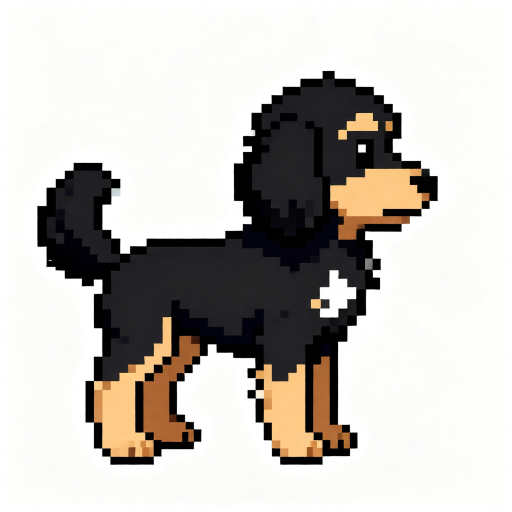
#> input picture gen/keys/stand_side.png, 1024 x 1024 px (shown at 1/2 size)
$ python spriteize.py ../gen/keys/stand_side.png out.png
#> lines starting #> are read from the running program, lines starting #| are printed output that depends on the picture; after the words box and inside, x2 and y2 are one past the last pixel; in counts of white or black regions, pixels touching at a corner belong together
### tools/comfy_wan.py
#!/usr/bin/env python3
"""Animate a sprite key pose with Wan 2.2 I2V 14B (lightx2v 4-step) on ComfyUI.

  python3 tools/comfy_wan.py start.png --prompt "..." --outdir gen/vid/walk [--end end.png] [--frames 49]

With --end, the clip runs from the start pose to the end pose (first/last frame) - used for
transitions so animations chain cleanly. Writes outdir/000.png ... one PNG per video frame.
"""
import argparse, io, random, sys
from pathlib import Path
from PIL import Image
sys.path.insert(0, str(Path(__file__).parent))
from comfy_edit import upload, run_all

NEG = ("two tails, extra tail, four ears, extra ears, duplicate head, front paw raised, two legs moving at once, five legs, six legs, extra paws, camera movement, zoom, pan, background change, scenery, floor, shadow, 3D render, realistic photo, blurry, "
       "smooth gradients, extra legs, extra limbs, deformed, morphing, flicker, text, watermark, static, frozen")
SIZE = 640
BASELINE = int(SIZE * 0.88)   # every clip has her feet on this row
REF_SPRITE = Path(__file__).resolve().parent.parent / "gen/keys/stand_side.png"
REF_FILL = 0.62               # the standing reference fills this much of the frame; all poses share its scale


def _fg_box(im):
    return im.convert("L").point(lambda v: 255 if v < 235 else 0).getbbox() or (0, 0, im.width, im.height)


def _scale():
    """Pixels-per-source-pixel that makes the standing reference fill REF_FILL of the canvas."""
    im = Image.open(REF_SPRITE).convert("RGB")
    b = _fg_box(im)
    return SIZE * REF_FILL / max(b[2] - b[0], b[3] - b[1])


def pad(path, tmp, mirror=False):
    """Centre a key pose on a white SIZExSIZE canvas, feet on BASELINE, at the shared scale
    (so a curled-up sleeping Zoe stays smaller than a standing one)."""
#> called with mirror = False
    im = Image.open(path).convert("RGB")
#> im is the input picture: PIL image 1024x1024 RGB; mean R, G, B 195.1, 191.7, 186.5
    im = im.crop(_fg_box(im))
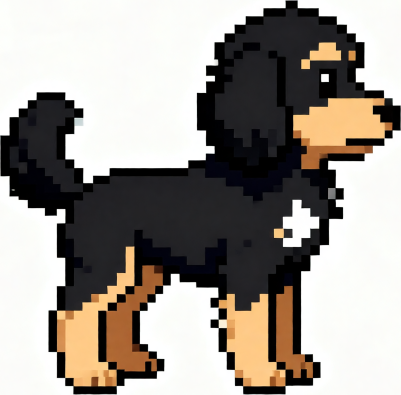
#> im: PIL image 802x789 RGB (shown at 1/2 size); mean R, G, B 157.1, 151, 144.1
    if mirror:
        im = im.transpose(Image.FLIP_LEFT_RIGHT)
    k = _scale()
#> in _scale, `b = _fg_box(im)`: b = (74, 141, 876, 930)
#> k = 0.495
    im = im.resize((round(im.width * k), round(im.height * k)), Image.NEAREST)
#> im: PIL image 397x390 RGB
    canvas = Image.new("RGB", (SIZE, SIZE), "white")
#> canvas: PIL image 640x640 RGB; every value is 255
    canvas.paste(im, ((SIZE - im.width) // 2, BASELINE - im.height))
    canvas.save(tmp)
    return tmp


# [47 lines left out: functions workflow, main, not called in this run]


# [2 lines that do not run on import are left out]

### tools/spriteize.py
#!/usr/bin/env python3
"""Turn Wan video frames (white background, 640x640, feet on a common baseline) into sprite frames.

  python3 tools/spriteize.py gen/vid/walk sprites/walk --loop
  python3 tools/spriteize.py gen/vid/liedown sprites/liedown            # play once, keep every frame
  python3 tools/spriteize.py gen/vid/x sprites/x --range 10:30 --mirror

Steps: knock out the white background (flood fill from the border, so her white chest patch
survives), downscale by FACTOR onto the pixel grid, snap every pixel to one shared palette taken
from the reference sprite (no colour shimmer between frames), crisp 1-bit alpha, then either cut
the most seamless loop or keep the whole clip, and crop to a canvas whose bottom-centre is her feet.
"""
import argparse
import sys
from collections import deque
from pathlib import Path

import numpy as np
from PIL import Image
from scipy import ndimage

sys.path.insert(0, str(Path(__file__).parent))
from comfy_wan import SIZE, BASELINE, pad  # noqa: E402

FACTOR = 5                 # 640 / 5 = 128 px canvas
MARGIN = 2                 # rows kept below the feet baseline
REF = Path(__file__).resolve().parent.parent / "gen/keys/stand_side.png"
PALETTE_SIZE = 16


def background_mask(rgb: np.ndarray, thresh=38, leg_gaps=True, holes_left=0.0) -> np.ndarray:
    """True where the pixel is background: near-white AND connected to the image border."""
#> called with thresh = 38, leg_gaps = True, holes_left = 0
    h, w, _ = rgb.shape
    near_white = (255 - rgb.astype(int)).sum(axis=2) < thresh * 3
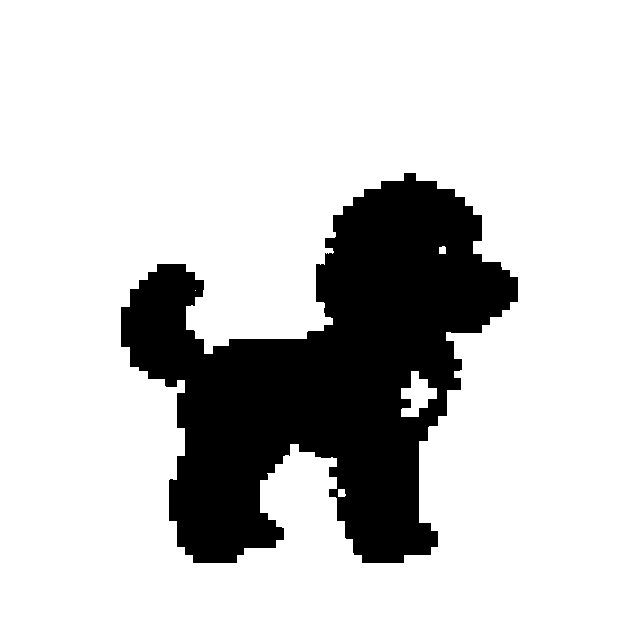
#> near_white: shape (640, 640) bool; 80.8% white; 1 black region, box (x1, y1, x2, y2) and area: (121, 173, 518, 563) 78848
    bg = np.zeros((h, w), bool)
    q = deque()
    for x in range(w):
        for y in (0, h - 1):
            if near_white[y, x] and not bg[y, x]:
                bg[y, x] = True; q.append((y, x))
#> bg: shape (640, 640) bool; 0.31% white in thin lines or dots
    for y in range(h):
        for x in (0, w - 1):
            if near_white[y, x] and not bg[y, x]:
                bg[y, x] = True; q.append((y, x))
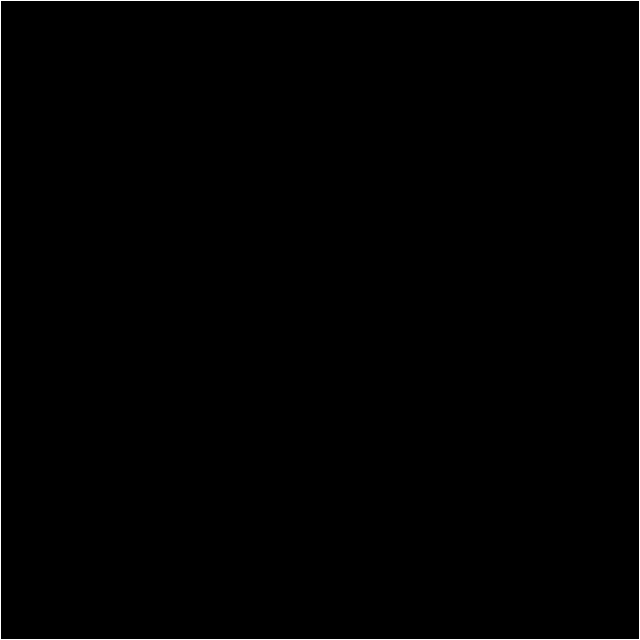
#> bg: shape (640, 640) bool; 0.62% white in thin lines or dots
    while q:
        y, x = q.popleft()
        for ny, nx in ((y - 1, x), (y + 1, x), (y, x - 1), (y, x + 1)):
            if 0 <= ny < h and 0 <= nx < w and near_white[ny, nx] and not bg[ny, nx]:
                bg[ny, nx] = True; q.append((ny, nx))
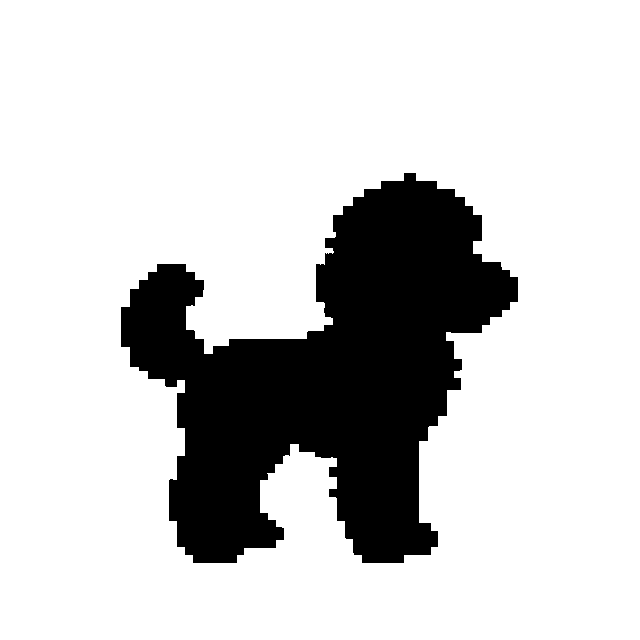
#> bg: shape (640, 640) bool; 80.5% white; 1 black region, box (x1, y1, x2, y2) and area: (121, 173, 518, 563) 79886
    # Background enclosed between her legs can't be reached from the border. Her white chest patch is
    # enclosed too, but always ends above ~76% of her height; leg gaps reach the bottom fifth.
    lab, n = ndimage.label(~bg)
    if n and leg_gaps:
        body = lab == (np.argmax(np.bincount(lab.ravel())[1:]) + 1)
        ys = np.nonzero(body.any(axis=1))[0]
        top, height = ys.min(), max(1, ys.max() - ys.min())
        # Only grey-white like the backdrop (not pale tan fur highlights), and big enough to be a real gap.
        grey = (rgb.max(axis=2).astype(int) - rgb.min(axis=2)) < 14
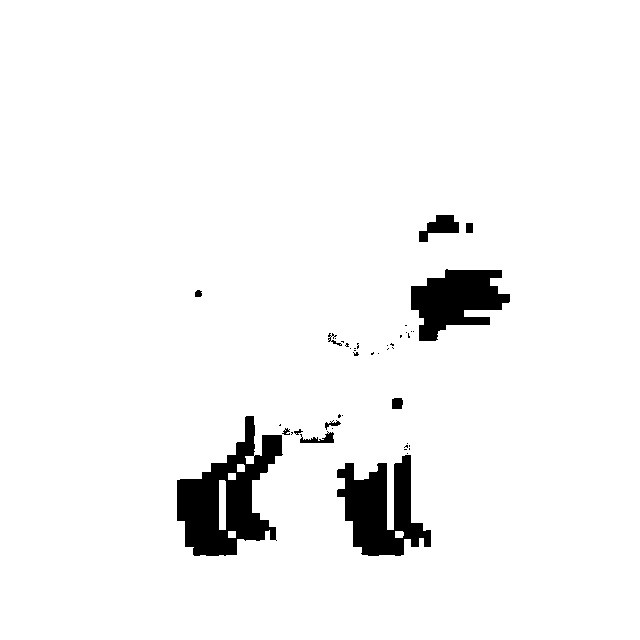
#> grey: shape (640, 640) bool; 95.6% white; 43 black regions (31 under 20 px), largest, box (x1, y1, x2, y2) and area: (177, 416, 283, 556) 7219, (337, 455, 431, 556) 5355, (411, 269, 510, 341) 4374
        holes, m = ndimage.label(near_white & grey & ~bg)
#> holes: shape (640, 640) int32; 4 distinct labels, from 0 to 3
#> m = 3
        sizes = np.bincount(holes.ravel())
#> sizes = [408621, 52, 1, 926]
        for i in range(1, m + 1):
            if sizes[i] < 250:
                continue
            rows = np.nonzero((holes == i).any(axis=1))[0]
            if (rows.max() - top) / height >= 0.79:
                bg[holes == i] = True
    if holes_left:
        # Poses with a raised limb trap backdrop between the limb and the body, well above the feet. Her chest
        # patch is central, so any enclosed backdrop-grey region centred left of `holes_left` (fraction of the
        # frame width) is background.
        grey = (rgb.max(axis=2).astype(int) - rgb.min(axis=2)) < 14
        holes, m = ndimage.label(near_white & grey & ~bg)
        for i in range(1, m + 1):
            xs = np.nonzero(holes == i)[1]
            if xs.mean() < holes_left * w and len(xs) >= 60:
                bg[holes == i] = True
    return bg


def shrink(rgb: np.ndarray, fg: np.ndarray):
    """Downscale by FACTOR: colour = mean of foreground pixels in each cell, alpha = majority vote."""
    h, w = fg.shape
#> h = 640; w = 640
    H, W = h // FACTOR, w // FACTOR
#> H = 128; W = 128
    rgb = rgb[:H * FACTOR, :W * FACTOR].reshape(H, FACTOR, W, FACTOR, 3).astype(float)
    m = fg[:H * FACTOR, :W * FACTOR].reshape(H, FACTOR, W, FACTOR)
    cnt = m.sum(axis=(1, 3))
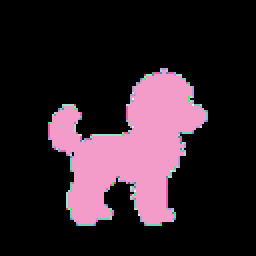
#> cnt: shape (128, 128) int64 (shown 2 times larger); 25 distinct labels, from 0 to 25; one colour per label, 0 black
    col = (rgb * m[..., None]).sum(axis=(1, 3)) / np.maximum(cnt, 1)[..., None]
    alpha = cnt >= (FACTOR * FACTOR) * 0.5
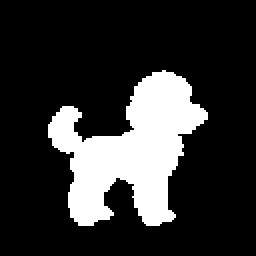
#> alpha: shape (128, 128) bool (shown 2 times larger); 19.5% white; 1 white region, box (x1, y1, x2, y2) and area: (24, 35, 104, 113) 3202
    return col.astype(np.uint8), alpha


def palette_image():
    """Palette from the reference sprite, prepared exactly like a video frame."""
    tmp = Path("/tmp") if not Path("gen").exists() else Path("gen")
    ref = np.array(Image.open(pad(REF, tmp / "_palette_ref.png")).convert("RGB"))
    col, alpha = shrink(ref, ~background_mask(ref))
    pixels = col[alpha].reshape(-1, 3)
    # Her white chest patch is only a few pixels on the reference, so median-cut would drop white and the
    # patch would snap to tan. Weight a block of near-white into the sample so it keeps its own entry.
    pixels = np.concatenate([pixels, np.tile([[240, 238, 232]], (max(64, len(pixels) // 12), 1))]).astype(np.uint8)
    pal = Image.fromarray(pixels.reshape(1, -1, 3)).quantize(PALETTE_SIZE - 3, method=Image.Quantize.MEDIANCUT)
    # Tongue pink and tennis-ball green aren't on the reference sprite at all; add them as extra entries.
    entries = pal.getpalette()[:(PALETTE_SIZE - 3) * 3] + list(PINK) + list(BALL) + list(BALL_DARK)
#> entries = 48 values, max 250 at index 3, min 0 at index 36, mean 86.35
    out = Image.new("P", (1, 1)); out.putpalette(entries + [0] * (768 - len(entries)))
    return out


PINK = (222, 105, 125)  # tongue
BALL = (196, 232, 46)   # her tennis ball
BALL_DARK = (128, 172, 24)
EXTRA = np.array([PINK, BALL, BALL_DARK])
OUTLINE = (24, 20, 22)  # darkest palette entry is close to this; used for the silhouette edge


# [59 lines left out: functions to_sprite, best_loop, not called in this run]


def main():
    ap = argparse.ArgumentParser()
    ap.add_argument("src"); ap.add_argument("dst")
    ap.add_argument("--loop", action="store_true", help="cut the most seamless loop")
    ap.add_argument("--min-len", type=int, default=10); ap.add_argument("--max-len", type=int, default=32)
    ap.add_argument("--skip", type=int, default=4, help="ignore the first N frames when searching for a loop")
    ap.add_argument("--range", help="explicit start:end frame range")
    ap.add_argument("--step", type=int, default=1, help="keep every Nth frame")
    ap.add_argument("--mirror", action="store_true", help="flip horizontally (source faces left)")
    ap.add_argument("--holes-left", type=float, default=0.0, help="treat enclosed backdrop left of this fraction of the width as background")
    ap.add_argument("--drop", help="start:end frames to cut out of the middle (e.g. a held pose)")
    ap.add_argument("--reverse", action="store_true", help="play backwards")
    ap.add_argument("--no-leg-gaps", action="store_true", help="lying/falling poses: chest sits low, keep enclosed white")
    a = ap.parse_args()

    pal = palette_image()
    paths = sorted(Path(a.src).glob("[0-9]*.png"))
    frames = [to_sprite(p, pal, leg_gaps=not a.no_leg_gaps, holes_left=a.holes_left) for p in paths]
    if a.mirror:
        frames = [f[:, ::-1] for f in frames]

    if a.range:
        s, e = (int(v) for v in a.range.split(":"))
        frames = frames[s:e]
    elif a.loop:
        s, L, d = best_loop(frames, a.min_len, a.max_len, a.skip)
        print(f"loop: frames {s}..{s + L - 1} ({L} frames), seam diff {d:.2f}")
        frames = frames[s:s + L]
    if a.drop:
        s, e = (int(v) for v in a.drop.split(":"))
        frames = frames[:s] + frames[e:]
    frames = frames[::a.step]
    if a.reverse:
        frames = frames[::-1]

    # Canvas: feet baseline at the bottom (minus MARGIN), symmetric about the centre column.
    base = BASELINE // FACTOR + MARGIN
#> (the run stopped early here; a loop or call above may not have finished)
